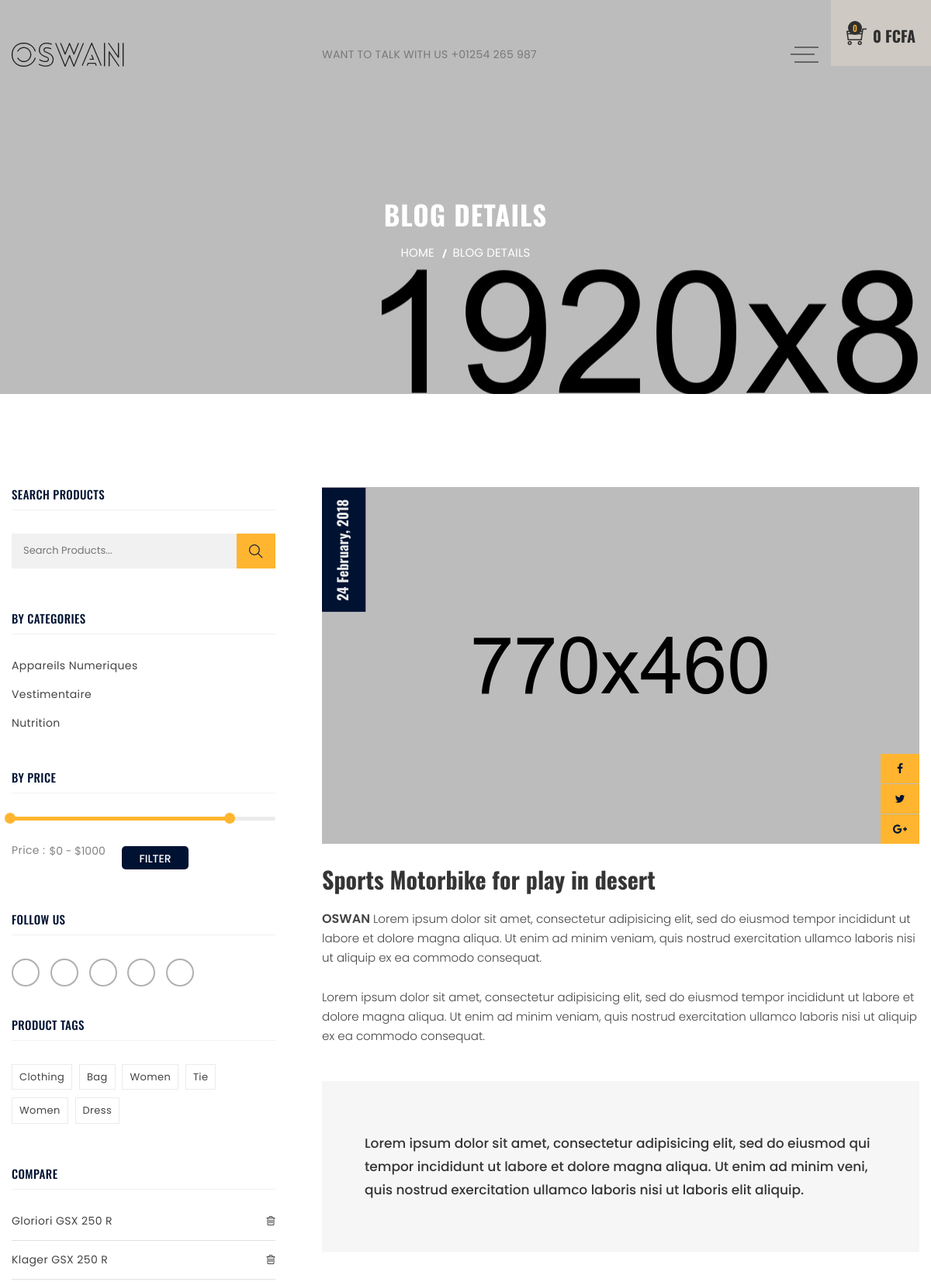
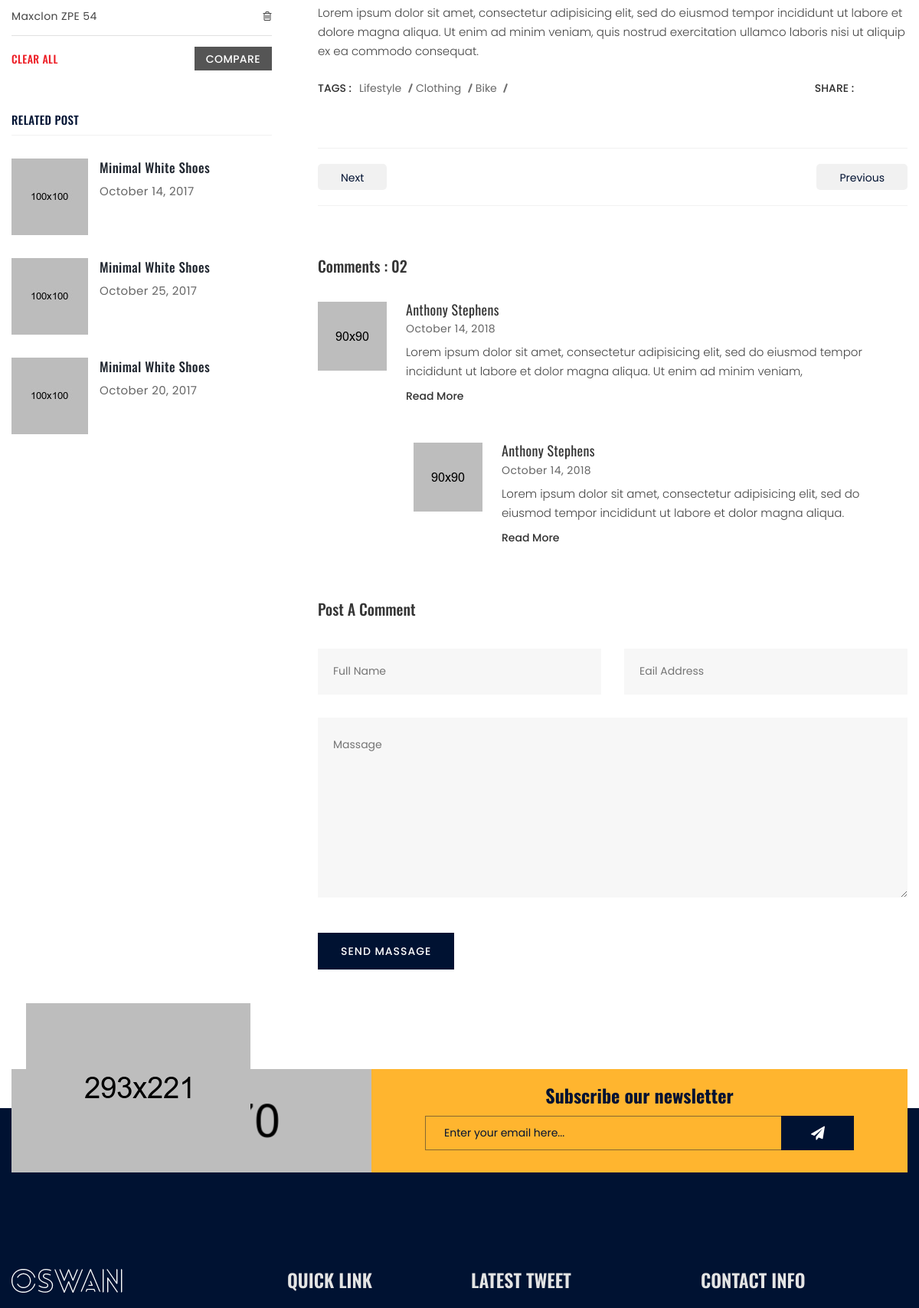
Screenshot of /blog-details.php (upper part) with the database file from the repository (2 pictures, top to bottom).
### tables this page shows
CREATE TABLE `cathegorie` (
  `id_cath` int(10) NOT NULL,
  `nom_cath` varchar(255) NOT NULL,
  `description` text NOT NULL
);

### categorie/list-categories.php (the view, shortened to what this page needs)
<?php
     function loadCategorie($page){
        $dsn="mysql:host=".HOST.";dbname=electronic";
        $user = USER;
        $pass = PASS;
        try{
            $connection = new PDO($dsn,$user,$pass);
            }
            catch(Exception $e)
            {
            die('Erreur : '.$e->getMessage());
            }
         $reponse=$connection->query("SELECT * FROM cathegorie") ;
         if($page == "PRINCIPAL_PAGE"){
         while($tab=$reponse->fetch(PDO::FETCH_NUM)){
           echo '<li><a href="#load" onclick="list($(this))" name="'.$tab[0].'">'.$tab[1].'</a></li>';
         }
        }else{
          while($tab=$reponse->fetch(PDO::FETCH_NUM)){
            echo "<li><a href='../shop?id=$tab[0]'>$tab[1]</a></li>";
          }
        }
      }
   ?>

### assets/css/bundle.css (style rules this page uses)
body { font-family: 'Poppins', sans-serif; font-weight: 400; font-style: normal; font-size: 14px; color:#303030; }
a, .btn { -webkit-transition: all 0.3s ease-out 0s; -moz-transition: all 0.3s ease-out 0s; -ms-transition: all 0.3s ease-out 0s; -o-transition: all 0.3s ease-out 0s; transition: all 0.3s ease-out 0s; }
a, button, input { outline: medium none; color: #686868; }
li { list-style: none }

### assets/css/style.css (style rules this page uses)
.widget-categories ul li { margin-bottom: 16px; }
.widget-categories ul li:last-child { margin-bottom: 0px; }
.widget-categories ul li a { color: #444; display: block; font-size: 14px; letter-spacing: 0.4px; text-transform: capitalize; }

### rows the page displays
cathegorie: nom_cath "Appareils Numeriques"
cathegorie: nom_cath "Vestimentaire"
cathegorie: nom_cath "Nutrition"

### other values shown
$nbArticle "0"
$total "0"
